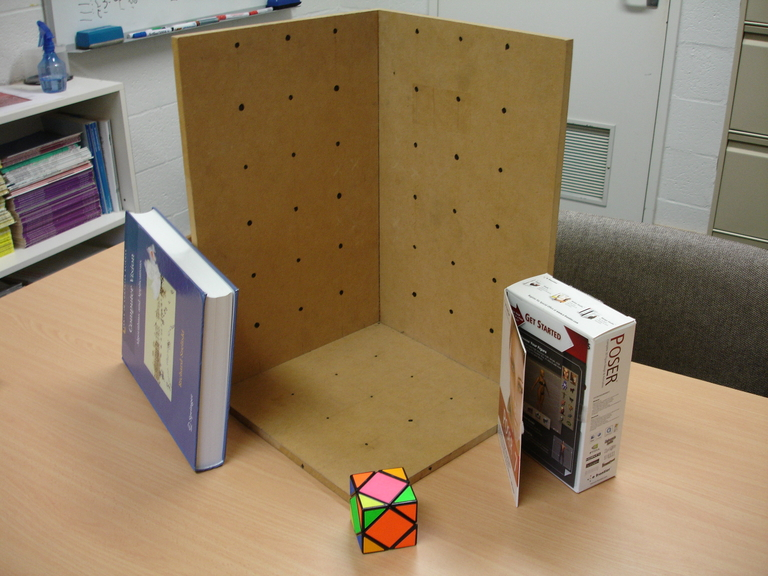
#> input picture Lab_3/Python user/stereo2012d.jpg, 768 x 576 px
$ python calibrate.py
#> lines starting #> are read from the running program, lines starting #| are printed output that depends on the picture; long printed decimals are rounded
### Lab_3/Python user/vgg_KR_from_P.py
# -*- coding: utf-8 -*-
'''
%VGG_KR_FROM_P Extract K, R from camera matrix.
%
%    [K,R,t] = VGG_KR_FROM_P(P [,noscale]) finds K, R, t such that P = K*R*[eye(3) -t].
%    It is det(R)==1.
%    K is scaled so that K(3,3)==1 and K(1,1)>0. Optional parameter noscale prevents this.
%
%    Works also generally for any P of size N-by-(N+1).
%    Works also for P of size N-by-N, then t is not computed.

% original Author: Andrew Fitzgibbon <awf@robots.ox.ac.uk> and awf
% Date: 15 May 98

% Modified by Shu.
% Date: 8 May 20
'''
import numpy as np

def vgg_rq(S):
    S = S.T
    [Q,U] = np.linalg.qr(S[::-1,::-1], mode='complete')

    Q = Q.T
    Q = Q[::-1, ::-1]
    U = U.T
    U = U[::-1, ::-1]
    if np.linalg.det(Q)<0:
        U[:,0] = -U[:,0]
        Q[0,:] = -Q[0,:]
    return U,Q


def vgg_KR_from_P(P, noscale = True):
    N = P.shape[0]
    H = P[:,0:N]
    print(N,'|', H)
    [K,R] = vgg_rq(H)
    if noscale:
        K = K / K[N-1,N-1]
        if K[0,0] < 0:
            D = np.diag([-1, -1, np.ones([1,N-2])]);
            K = K @ D
            R = D @ R

            test = K*R;
            assert (test/test[0,0] - H/H[0,0]).all() <= 1e-07

    t = np.linalg.inv(-P[:,0:N]) @ P[:,-1]
    return K, R, t

#K, R, t = vgg_KR_from_P(C)

### Lab_3/Python user/calibrate.py
# -*- coding: utf-8 -*-
# CLAB3
# U6352049, Benjamin Hofmann
# 8th June 2020
import numpy as np
from PIL import Image
import matplotlib.pyplot as plt
from vgg_KR_from_P import *
#
#from vgg_KR_from_P.py import vgg_KR_from_P
import cv2
I = Image.open('stereo2012d.jpg')
#> I is the input picture: PIL image 768x576 RGB; mean R, G, B 144.9, 124.6, 97
plt.imshow(I)
#uv = plt.ginput(11,timeout=0) # Graphical user interface to get 6 points
#uv = np.array(uv)
#for use in inputing uv values. Automated using np.load
uv = np.load('values2.npy')
#> (reads Lab_3/Python user/values2.npy from the repository)
np.save('values2', uv)

XYZ = np.array([
    [1,0,1],[3,0,3],[1,0,3],
    [0,1,3],[0,5,3],[0,4,1],[0,1,1],
    [1,1,0],[3,1,0],[1,5,0],[3,5,0]])
#####################################################################

def calibrate(im, XYZ, uv):
    x, _ = uv.shape
    XYZ = np.hstack((XYZ, np.ones((x, 1))))
    B = np.zeros((2, 12))
    A = np.zeros((1,12))
    for i in range(x):
        B[0,:] = [0,0,0,0,-XYZ[i,0],-XYZ[i,1],-XYZ[i,2],-XYZ[i,3],uv[i,1]*XYZ[i,0],uv[i,1]*XYZ[i,1],uv[i,1]*XYZ[i,2],uv[i,1]*XYZ[i,3]]
        B[1,:] = [XYZ[i,0],XYZ[i,1],XYZ[i,2],XYZ[i,3],0,0,0,0,-uv[i,0]*XYZ[i,0],-uv[i,0]*XYZ[i,1],-uv[i,0]*XYZ[i,2],-uv[i,0]*XYZ[i,3]]
        A =np.vstack((A,B))
    A = A[1::,:]
    _,_,v =np.linalg.svd(A) #take last col, reshape
    p = np.reshape(v.T[:, -1], (3, 4))
    p = p / p[2, 3]
    return p


calibration_matrix = calibrate(I,XYZ,uv)
#> calibration_matrix = [[17.82, -8.96, -49.28, 378.6], [4.42, -49.89, 3.45, 319.8], [-0.0386, -0.0235, -0.0371, 1]]

XYZW = np.hstack((XYZ,np.ones((11,1))))
Trig = np.array([[0,0,0,1],[1,0,0,1],[0,1,0,1],[0,0,1,1]])

test= np.matmul(calibration_matrix, XYZW.T).T
#> test = [[347.1, 327.7, 0.924], [284.2, 343.4, 0.773], [248.6, 334.6, 0.85], [221.8, 280.3, 0.865], [186, 80.7, 0.771], [293.5, 123.7, 0.869], [320.4, 273.4, 0.939], [387.5, 274.3, 0.938], [423.1, 283.2, 0.861], [351.6, 74.77, 0.844], [387.3, 83.61, 0.767]]
trigtest = np.matmul(calibration_matrix, Trig.T).T
#> trigtest = [[378.6, 319.8, 1], [396.4, 324.2, 0.961], [369.7, 269.9, 0.976], [329.3, 323.3, 0.963]]
for i in range(test.shape[0]):
    test[i] = test[i]/test[i,2]
#> after the loop, test = [[375.6, 354.5, 1], [367.8, 444.4, 1], [292.5, 393.6, 1], [256.4, 324, 1], [241.2, 104.7, 1], [337.8, 142.4, 1], [341.1, 291, 1], [413.1, 292.5, 1], [491.6, 329, 1], [416.7, 88.6, 1], [505.1, 109.1, 1]]
for i in range(trigtest.shape[0]):
    trigtest[i] = trigtest[i]/trigtest[i,2]
#> after the loop, trigtest = [[378.6, 319.8, 1], [412.3, 337.2, 1], [378.6, 276.4, 1], [342, 335.7, 1]]

plt.figure(1)
plt.imshow(I)
plt.scatter(uv[:,0],uv[:,1],marker='o', color = 'g')
plt.scatter(test[:,0],test[:,1],marker='x', color = 'b')
plt.scatter(trigtest[:,0],trigtest[:,1],marker='x', color = 'y')
plt.show()
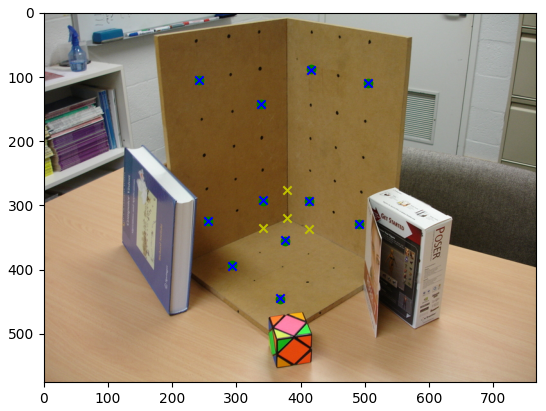
#> figure drawn by matplotlib, 1 panel
K, R, t = vgg_KR_from_P(calibration_matrix)
#> in vgg_KR_from_P, `H = P[:,0:N]`: H = [[17.82, -8.96, -49.28], [4.42, -49.89, 3.45], [-0.0386, -0.0235, -0.0371]]
#| 3 | [[ 1.78152935e+01 -8.95813748e+00 -4.92832216e+01]
#|  [ 4.42124750e+00 -4.98923849e+01  3.45215079e+00]
#|  [-3.85891302e-02 -2.35172112e-02 -3.71453673e-02]]
#> in vgg_rq, `S = S.T`: S = [[17.82, 4.42, -0.0386], [-8.96, -49.89, -0.0235], [-49.28, 3.45, -0.0371]]
#> in vgg_rq, `[Q,U] = np.linalg.qr(S[::-1,::-1], mode='complete')`: Q = [[-0.635, 0.27, -0.724], [-0.402, -0.916, 0.0111], [-0.66, 0.298, 0.69]]; U = [[0.0585, 14.95, 23.14], [0, 47.93, 0.2], [0, 0, 47.86]]
#> in vgg_rq, `Q = Q.T`: Q = [[-0.635, -0.402, -0.66], [0.27, -0.916, 0.298], [-0.724, 0.0111, 0.69]]
#> in vgg_rq, `Q = Q[::-1, ::-1]`: Q = [[0.69, 0.0111, -0.724], [0.298, -0.916, 0.27], [-0.66, -0.402, -0.635]]
#> in vgg_rq, `U = U.T`: U = [[0.0585, 0, 0], [14.95, 47.93, 0], [23.14, 0.2, 47.86]]
#> in vgg_rq, `U = U[::-1, ::-1]`: U = [[47.86, 0.2, 23.14], [0, 47.93, 14.95], [0, 0, 0.0585]]
#> in vgg_KR_from_P, `[K,R] = vgg_rq(H)`: K has the same summary as U in vgg_rq; R has the same summary as Q in vgg_rq
#> in vgg_KR_from_P, `K = K / K[N-1,N-1]`: K = [[818.2, 3.42, 395.6], [0, 819.3, 255.6], [0, 0, 1]]
#> in vgg_KR_from_P, `t = np.linalg.inv(-P[:,0:N]) @ P[:,-1]`: t = [11.13, 8.1, 10.23]
#> R has the same summary as Q in vgg_rq; t = [11.13, 8.1, 10.23]

print('calibration matrix is: \n', calibration_matrix)
#| calibration matrix is:
#|  [[ 1.78152935e+01 -8.95813748e+00 -4.92832216e+01  3.78614733e+02]
#|  [ 4.42124750e+00 -4.98923849e+01  3.45215079e+00  3.19807749e+02]
#|  [-3.85891302e-02 -2.35172112e-02 -3.71453673e-02  1.00000000e+00]]
print('K is  \n', K)
#| K is
#|  [[818.195   3.424 395.632]
#|  [  0.         819.343  255.551]
#|  [  0.           0.           1.        ]]
print('R is  \n', R)
#| R is
#|  [[ 0.69  0.01106 -0.7238]
#|  [ 0.298 -0.9156  0.2701]
#|  [-0.6597 -0.402 -0.635]]
print('t is  \n', t)
#| t is
#|  [11.127  8.104 10.232]
residual = np.sum((uv - test[:,0:2])**2)
#> residual = 8.23

print('The residual is:', np.sqrt(residual)/11)
#| The residual is: 0.2607
'''

%% TASK 1: CALIBRATE
%
% Function to perform camera calibration
%
% Usage:   calibrate(image, XYZ, uv)
%          return C
%   Where:   image - is the image of the calibration target.
%            XYZ - is a N x 3 array of  XYZ coordinates
%                  of the calibration target points.
%            uv  - is a N x 2 array of the image coordinates
%                  of the calibration target points.
%            K   - is the 3 x 4 camera calibration matrix.
%  The variable N should be an integer greater than or equal to 6.
%
%  This function plots the uv coordinates onto the image of the calibration
%  target.
%
%  It also projects the XYZ coordinates back into image coordinates using
%  the calibration matrix and plots these points too as
%  a visual check on the accuracy of the calibration process.
%
%  Lines from the origin to the vanishing points in the X, Y and Z
%  directions are overlaid on the image.
%
%  The mean squared error between the positions of the uv coordinates
%  and the projected XYZ coordinates is also reported.
%
%  The function should also report the error in satisfying the
%  camera calibration matrix constraints.
%
% your name, date
'''

############################################################################
def homography(u2Trans, v2Trans, uBase, vBase):
    x = len(u2Trans)
    B = np.zeros((2, 9))
    A = np.zeros((1, 9))
    for i in range(x):
        B[0, :] = [-uBase[i],-vBase[i],-1,0,0,0,uBase[i]*u2Trans[i],vBase[i]*u2Trans[i],u2Trans[i]]
        B[1, :] = [0,0,0,uBase[i],vBase[i],1,-uBase[i]*v2Trans[i],-vBase[i]*v2Trans[i],-v2Trans[i]]
        A = np.vstack((A, B))
    A = A[1::, :]
    _, _, v = np.linalg.svd(A)  # = take last col, reshaped
    H = np.reshape(v.T[:, -1], (3, 3))
    H = H / H[2, 2]
    return H

'''
%% TASK 2:
% Computes the homography H applying the Direct Linear Transformation
% The transformation is such that
% p = np.matmul(H, p.T), i.e.,
% (uBase, vBase, 1).T = np.matmul(H, (u2Trans , v2Trans, 1).T)
% Note: we assume (a, b, c) => np.concatenate((a, b, c), axis), be careful when
% deal the value of axis
%
% INPUTS:
% u2Trans, v2Trans - vectors with coordinates u and v of the transformed image point (p')
% uBase, vBase - vectors with coordinates u and v of the original base image point p
%
% OUTPUT
% H - a 3x3 Homography matrix
%
% your name, date
'''


############################################################################
def rq(A):
    # RQ factorisation

    [q,r] = np.linalg.qr(A.T)   # numpy has QR decomposition, here we can do it
                                # with Q: orthonormal and R: upper triangle. Apply QR
                                # for the A-transpose, then A = (qr).T = r.T@q.T = RQ
    R = r.T
    Q = q.T
    return R,Q


part2 = Image.open('Left.jpg')
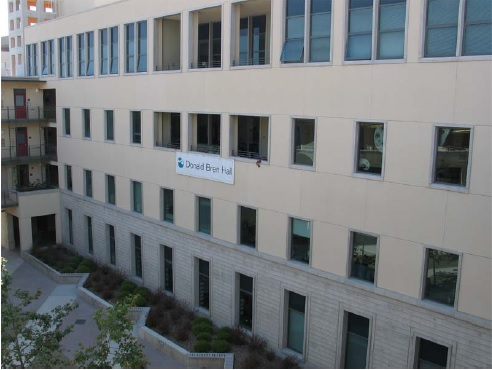
#> input picture Lab_3/Python user/Left.jpg, 492 x 370 px
#> part2 is the input picture: PIL image 492x370 RGB; mean R, G, B 116.8, 121, 123.2
plt.imshow(part2)
#> (the run stopped early here; a loop or call above may not have finished)
